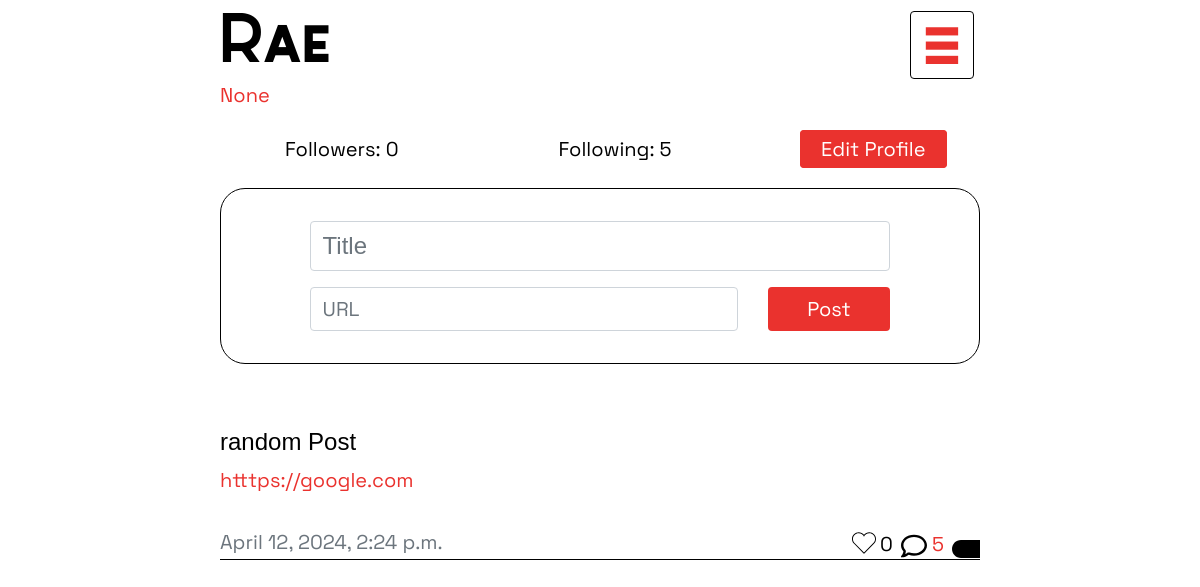
Page /Linkfeed/profile (signed in) on the committed database.
### Linkfeed/models.py (models this page shows, shortened)
class Profile(models.Model):
    user = models.OneToOneField(User, on_delete=models.CASCADE)
    follower = models.ManyToManyField(User, blank=True, related_name="follower_user")
    following = models.ManyToManyField(User, blank=True, related_name="following_user")
    link = models.URLField(blank=True, null=True)

class User(AbstractUser):
    pass

class Post(models.Model):
    user = models.ForeignKey(User, on_delete=models.CASCADE, related_name="posts")
    title = models.CharField(blank=True, max_length=255)
    body = models.URLField(blank=True, null=True)
    likes = models.ManyToManyField(User, related_name="blog_posts")
    timestamp = models.DateTimeField(auto_now_add=False, null=True)
    is_rss_feed_post = models.BooleanField(default=False)
    is_imported_rss_feed_post = models.BooleanField(default=False)
    imported_rss_feed = models.ForeignKey(ImportedRSSFeed, on_delete=models.SET_NULL, null=True, blank=True, related_name="posts")
    repost_count = models.IntegerField(default=0)  # New field for repost count
    def total_comments(self):
        return self.comments.count()
    def total_likes(self):
        return self.likes.count()

### Linkfeed/views.py (the view)
# urls.py: path('profile', views.current_user_profile, name='current_user_profile'),
def current_user_profile(request):
    if not request.user.is_authenticated:
        return HttpResponseRedirect(reverse("login"))
    else:
        try:
            posts = Post.objects.filter(user=request.user).order_by('-timestamp')
            profile = get_object_or_404(Profile, user=request.user)
            for post in posts:
                post.liked = post.likes.filter(id=request.user.id).exists()
            return render(request, "Linkfeed/profile.html", {"posts": posts, "profile": profile})
        except Http404:
            return render(request, "Linkfeed/profile.html", {"posts": posts, "profile": profile})

### Linkfeed/templates/Linkfeed/profile.html (shortened to what this page needs)
{% extends "Linkfeed/layouts.html" %}
{% load static %}
{% block body %}
<a href="{{profile.link}}">{{profile.link}}</a>
<div class="row my-4 d-flex justify-content-center align-items-center">
    <div class="col text-center aliing-items-center mx-5">
        <a id="followers-link" style="cursor: pointer;">Followers: {{ profile.follower.count }}</a>
    </div>
    <div class="col text-center mx-5">
        <a id="following-link" style="cursor: pointer;">Following: {{ profile.following.count }}</a>
    </div>
    <div class="col text-center mx-5 p-0">
        {% if profile.user.username == user.username %}
        <a href="#" class="follow-button" onclick="toggleEditProfilePopup()">Edit Profile</a>
        {% elif not following %}
        <a href="{% url 'follow_or_unfollow' profile.user.username %}" class="follow-button">Follow</a>
        {% endif %}
    </div>
</div>
{% if profile.user.username == user.username %}
<div class="create-post p-3">
    <form class="m-auto pt-3" id="create-post-form" method="post" action="{% url 'create_post' %}">
        <div class="post-title form-group">
            <input type="text" id="title-input" class="form-control" name="title" placeholder="Title">
        </div>
        <div class="row">
            <div class="col-9">
                <div class="post-body form-group">
                    <input type="url" id="body-input" class="form-control" name="body" placeholder="URL">
                </div>
            </div>
            <div class="col-3">
                <button type="submit" class="btn red-button" id="create-post-button">Post</button>
            </div>
        </div>
    </form>
</div>
{% endif %}
<div id="posts" class="mt-5">
    <div class="">
        {% for post in posts %}
        <div class="post">
            <a href="{{ post.body }}" target="_blank" class="wrapped-post-link">
                <div class="wrapped-post py-3">
                    <div class="">
                        <h4 class="post-title">{{ post.title }}</h4>
                        <p class="post-body">{{ post.body }}</p>
                    </div>
                </div>
            </a>
            <div class="row">
                <div class="col text-muted">
                    {{ post.timestamp }}
                </div>
                <div class="col post-actions d-flex justify-content-end align-items-end">
                    {% if post.liked %}
                    <img src="{% static 'Linkfeed/liked.svg' %}" alt="Like" class="like-svg" width="32" height="32" fill="black"
                        class="bi bi-heart" viewBox="0 0 32 32" onclick="likePost('{{ post.id }}')">
                    {% else %}
                    <img src="{% static 'Linkfeed/like.svg' %}" alt="Like" class="like-svg" width="32" height="32" fill="black"
                        class="bi bi-heart" viewBox="0 0 32 32" onclick="likePost('{{ post.id }}')">
                    {% endif%}
                    <span id="likeCount{{ post.id }}">{{ post.total_likes }}</span>
                    <a href="{% url 'post' post.id %}" class="px-2">
                        <img src="{% static 'Linkfeed/comment.svg' %}" alt="Comment" class="comment-svg" width="26" height="26"
                            fill="black" class="bi bi-chat" viewBox="0 0 32 32">
                        <span>{{post.total_comments}}</span>
                    </a>
                    <img id="delete-img" src="{% static 'Linkfeed/delete.svg' %}" alt="Delete" class="delete-btn" data-post-id="{{ post.id }}" width="28" height="28">
                </div>
            </div>
        </div>
        {% endfor %}
    </div>
</div>
{% endblock body %}

### Linkfeed/templates/Linkfeed/layouts.html (shortened to what this page needs)
{%load static %}
<html lang="en">
<head>
    <link href="https://stackpath.bootstrapcdn.com/bootstrap/4.5.2/css/bootstrap.min.css" rel="stylesheet">
    <link href="{% static 'Linkfeed/style.css' %}" rel="stylesheet">
    <link rel="stylesheet" href="https://cdnjs.cloudflare.com/ajax/libs/font-awesome/5.15.4/css/all.min.css" />
</head>
<body>
    <div class="user-profile-info">
        <div class="row">
            <div class="col-9">
                {% if request.resolver_match.url_name == 'current_user_profile' or request.resolver_match.url_name == 'profile' %}
                <h1 id="username-header" class="header">
                    <a href="{% url 'feed' profile.user.username %}">{{ profile.user.username }}</a>
                </h1>
                {% elif request.resolver_match.url_name == 'current_user_feed' or request.resolver_match.url_name == 'feed' %}
                <h1 id="username-header" class="header">
                    <a href="{% url 'profile' profile.user.username %}">{{ profile.user.username }}</a>
                </h1>
                {% else %}
                    <h1 id="username-header" class="header">
                        <a href="{% url 'landing' %}">Linkfeed</a>
                    </h1>
                {% endif %}
            </div>
            <div class="col-3 d-flex justify-content-end align-items-center">
                <button class="open-btn" id="open-btn" onclick="openNav()"><h1 id="nav-header" class="header">¬</h1></button>
            </div>
        </div>
    </div>
    {% block body %}
    {% endblock %}
</body>
</html>

### Linkfeed/static/Linkfeed/style.css (style rules this page uses)
html { scroll-behavior: smooth; }
body { max-width:40em; margin:0 auto; padding-right:1em; padding-left: 1em; font-family: Space, sans-serif; font-size:20px; line-height:30px; background-color:#fff; color:#000; font-weight: 300; overflow-y:scroll; }
h1,h2,h3,h4,dt,small,.small,dl#tweetlist dt,footer,label,#commentlist ol li cite,div.blogparent,input[type="submit"] { font-family: Nexa; font-weight:normal; font-style:normal; text-align:left; }
a { color: #EA322E; }
.red-button { background-color: #EA322E; color: white; font-size: 20px; }
.header { font-family: Sabado, sans-serif; font-size: 3.5em; padding-bottom: 10px; margin-bottom: 0px; margin-top: 10px; line-height: 80%; border-radius: .25rem; }
#nav-header { border: 1px solid black; padding-left: 12px; padding-right: 12px; }
#username-header a { color:#000; }
#open-btn { color: #EA322E; }
a.follow-button { border: 1px solid #EA322E; background-color: #EA322E; border-radius: .25rem; padding: 5px 20px 5px 20px; color: white; }
.create-post { border: 1px solid black; border-radius: 25px; }
#create-post-form { width: 80%; }
#title-input { font-size: 1.5rem; }
#body-input { font-size: 20px; }
#create-post-button { width: 100%; }
#posts { width: 100%; }
.wrapped-post-link { position: relative; z-index: 1; color: black; }
.post { border-bottom: 1px solid black; }
.post-title { font-family: Nexa, sans-serif; }
.post-body { z-index: 5; color:#EA322E; }

### Linkfeed/templates/Linkfeed/layouts.html (style rules this page uses)
#open-btn { background-color: transparent; border: transparent; }

### rows in the picture
Profile: user.username "Rae", link "None", follower.count "0", following.count "5"
Post: title "random Post", body "htttps://google.com", timestamp "April 12, 2024, 2:24 p.m.", total_likes "0", total_comments "5"
